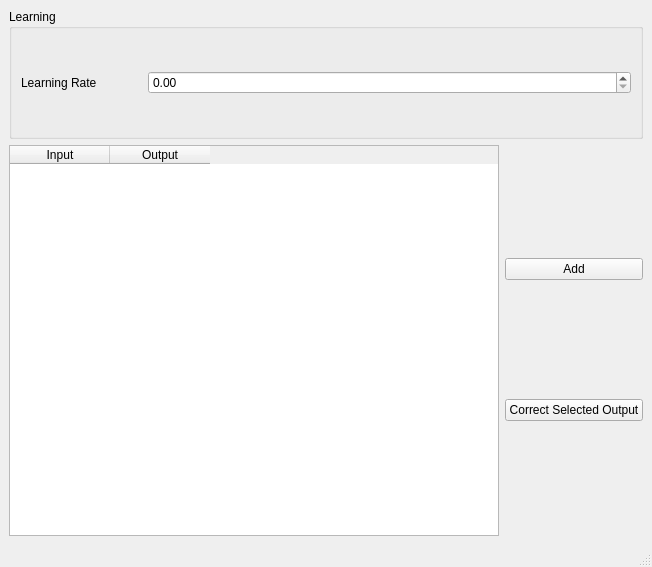
<?xml version="1.0" encoding="UTF-8"?>
<ui version="4.0">
 <class>MainWindow</class>
 <widget class="QMainWindow" name="MainWindow">
  <property name="geometry">
   <rect>
    <x>0</x>
    <y>0</y>
    <width>652</width>
    <height>567</height>
   </rect>
  </property>
  <property name="windowTitle">
   <string>MainWindow</string>
  </property>
  <widget class="QWidget" name="centralwidget">
   <layout class="QVBoxLayout" name="verticalLayout_2" stretch="1,0,3">
    <item>
     <widget class="QGroupBox" name="groupBox">
      <property name="title">
       <string>Learning</string>
      </property>
      <layout class="QGridLayout" name="gridLayout" columnstretch="1,4">
       <item row="0" column="1">
        <widget class="QDoubleSpinBox" name="learnRateSpinbox"/>
       </item>
       <item row="0" column="0">
        <widget class="QLabel" name="label">
         <property name="text">
          <string>Learning Rate</string>
         </property>
        </widget>
       </item>
      </layout>
     </widget>
    </item>
    <item>
     <layout class="QHBoxLayout" name="horizontalLayout_2"/>
    </item>
    <item>
     <layout class="QHBoxLayout" name="horizontalLayout">
      <item>
       <widget class="QTableWidget" name="tableWidget">
        <column>
         <property name="text">
          <string>Input</string>
         </property>
        </column>
        <column>
         <property name="text">
          <string>Output</string>
         </property>
        </column>
       </widget>
      </item>
      <item>
       <layout class="QVBoxLayout" name="verticalLayout">
        <item>
         <widget class="QPushButton" name="pushButton">
          <property name="text">
           <string>Add</string>
          </property>
         </widget>
        </item>
        <item>
         <widget class="QPushButton" name="pushButton_2">
          <property name="text">
           <string>Correct Selected Output</string>
          </property>
         </widget>
        </item>
       </layout>
      </item>
     </layout>
    </item>
   </layout>
  </widget>
  <widget class="QMenuBar" name="menubar">
   <property name="geometry">
    <rect>
     <x>0</x>
     <y>0</y>
     <width>652</width>
     <height>22</height>
    </rect>
   </property>
  </widget>
  <widget class="QStatusBar" name="statusbar"/>
 </widget>
 <resources/>
 <connections/>
</ui>
